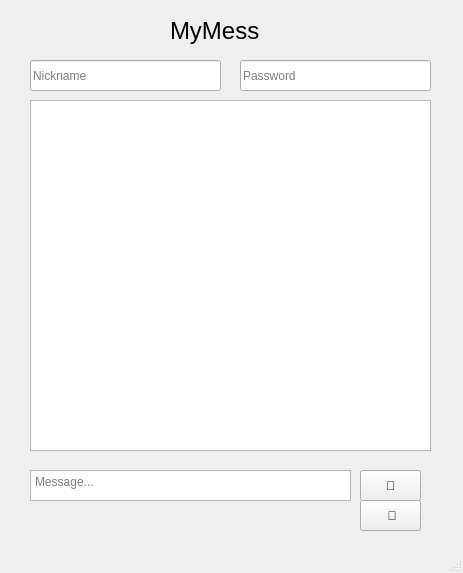
<?xml version="1.0" encoding="UTF-8"?>
<ui version="4.0">
 <class>MainWindow</class>
 <widget class="QMainWindow" name="MainWindow">
  <property name="geometry">
   <rect>
    <x>0</x>
    <y>0</y>
    <width>463</width>
    <height>573</height>
   </rect>
  </property>
  <property name="windowTitle">
   <string>MainWindow</string>
  </property>
  <widget class="QWidget" name="centralwidget">
   <widget class="QLabel" name="label">
    <property name="geometry">
     <rect>
      <x>170</x>
      <y>10</y>
      <width>121</width>
      <height>41</height>
     </rect>
    </property>
    <property name="font">
     <font>
      <pointsize>18</pointsize>
     </font>
    </property>
    <property name="text">
     <string>MyMess</string>
    </property>
   </widget>
   <widget class="QTextBrowser" name="textBrowser">
    <property name="geometry">
     <rect>
      <x>30</x>
      <y>100</y>
      <width>401</width>
      <height>351</height>
     </rect>
    </property>
   </widget>
   <widget class="QTextEdit" name="textEdit">
    <property name="geometry">
     <rect>
      <x>30</x>
      <y>470</y>
      <width>321</width>
      <height>31</height>
     </rect>
    </property>
    <property name="placeholderText">
     <string>Message...</string>
    </property>
   </widget>
   <widget class="QPushButton" name="pushButton">
    <property name="geometry">
     <rect>
      <x>360</x>
      <y>470</y>
      <width>61</width>
      <height>31</height>
     </rect>
    </property>
    <property name="text">
     <string>📨</string>
    </property>
   </widget>
   <widget class="QLineEdit" name="lineEdit">
    <property name="geometry">
     <rect>
      <x>30</x>
      <y>60</y>
      <width>191</width>
      <height>31</height>
     </rect>
    </property>
    <property name="placeholderText">
     <string>Nickname</string>
    </property>
   </widget>
   <widget class="QLineEdit" name="lineEdit_2">
    <property name="geometry">
     <rect>
      <x>240</x>
      <y>60</y>
      <width>191</width>
      <height>31</height>
     </rect>
    </property>
    <property name="text">
     <string/>
    </property>
    <property name="placeholderText">
     <string>Password</string>
    </property>
   </widget>
   <widget class="QPushButton" name="pushButton_2">
    <property name="geometry">
     <rect>
      <x>360</x>
      <y>500</y>
      <width>61</width>
      <height>31</height>
     </rect>
    </property>
    <property name="text">
     <string>	🎤</string>
    </property>
   </widget>
  </widget>
  <widget class="QStatusBar" name="statusbar"/>
 </widget>
 <resources/>
 <connections/>
</ui>
